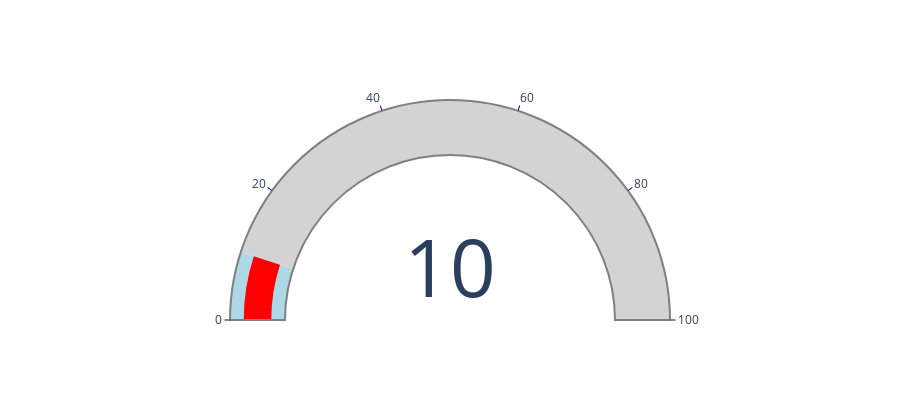

The code cell stored with this chart in its notebook:
### Code cell
fig = go.Figure(go.Indicator(
    mode="gauge+number",
    value=value,
    domain= d,
    gauge= gauge
))

fig.update_layout(height=400)

fig.show()

### Figure 1 — Plotly figure (JSON) as saved in the notebook; plotly's stock layout.template omitted (floating-point values rounded to 4 significant figures)
{"data": [{"domain": {"x": [0, 1], "y": [0, 1]}, "gauge": {"axis": {"range": [null, 100], "tickcolor": "darkblue", "tickwidth": 1}, "bar": {"color": "Red"}, "bgcolor": "white", "bordercolor": "gray", "borderwidth": 2, "shape": "angular", "steps": [{"color": "lightblue", "range": [0, 10]}, {"color": "lightgray", "range": [10, 100]}]}, "mode": "gauge+number", "type": "indicator", "value": 10}], "layout": {"height": 400}}
